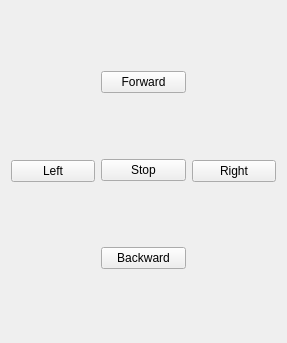
<?xml version="1.0" encoding="UTF-8"?>
<ui version="4.0">
 <class>Form</class>
 <widget class="QWidget" name="Form">
  <property name="geometry">
   <rect>
    <x>0</x>
    <y>0</y>
    <width>287</width>
    <height>343</height>
   </rect>
  </property>
  <property name="windowTitle">
   <string>Form</string>
  </property>
  <layout class="QHBoxLayout" name="horizontalLayout">
   <item>
    <layout class="QVBoxLayout" name="verticalLayout">
     <item>
      <widget class="QPushButton" name="btnLeft">
       <property name="text">
        <string>Left</string>
       </property>
      </widget>
     </item>
    </layout>
   </item>
   <item>
    <layout class="QVBoxLayout" name="verticalLayout_2">
     <item>
      <widget class="QPushButton" name="btnForward">
       <property name="autoFillBackground">
        <bool>false</bool>
       </property>
       <property name="text">
        <string>Forward</string>
       </property>
      </widget>
     </item>
     <item>
      <widget class="QPushButton" name="btnStop">
       <property name="text">
        <string>Stop</string>
       </property>
      </widget>
     </item>
     <item>
      <widget class="QPushButton" name="btnBackward">
       <property name="text">
        <string>Backward</string>
       </property>
      </widget>
     </item>
    </layout>
   </item>
   <item>
    <layout class="QVBoxLayout" name="verticalLayout_3">
     <item>
      <widget class="QPushButton" name="btnRight">
       <property name="text">
        <string>Right</string>
       </property>
      </widget>
     </item>
    </layout>
   </item>
  </layout>
 </widget>
 <resources/>
 <connections/>
</ui>
